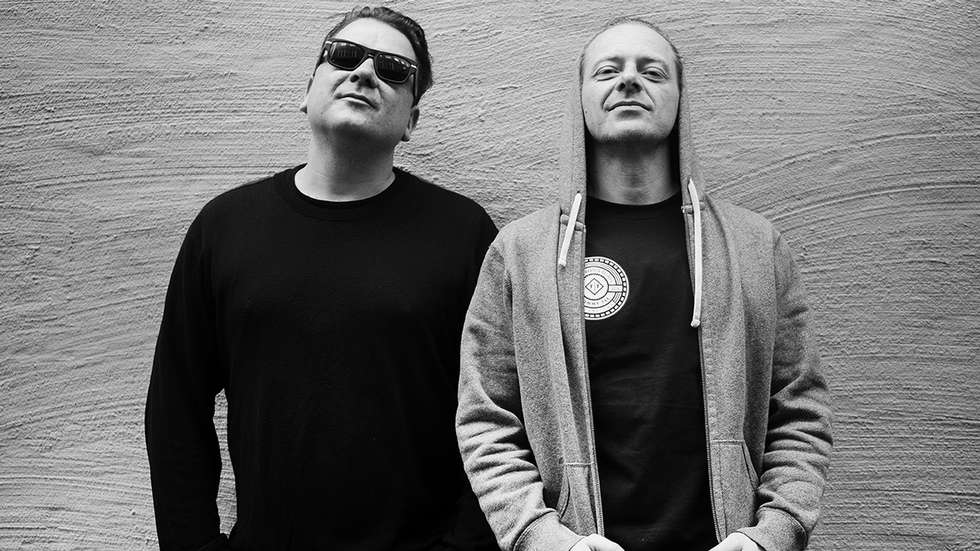
#> input picture DCT/Joddski.jpg, 980 x 551 px
$ python totalalle.py
#> lines starting #> are read from the running program, lines starting #| are printed output that depends on the picture; long printed decimals are rounded
import cv2
import matplotlib.pyplot as plt
import numpy as np
from PIL import Image
import math


# Leser bildet i sort/hivt
img = cv2.imread('Joddski.jpg', 0)
#> img is the input picture: shape (551, 980); min 0, max 255, mean 112.1

# Omgjør bildet til float32
imf = np.float32(img)

# Finenr discrete cosine transform av bildet
dct = cv2.dct(imf, cv2.DCT_ROWS)


# Omgjør til et array
img_arr = np.array(dct)

# # Klipper dct bildet
# height = int(img_arr.shape[0])
# width = int(img_arr.shape[1])
nr = int(input("Prosent: "))
#> the answer given: 3
nr = nr/100
# [6 lines of commented-out code are left out]
height = int(img_arr.shape[0])
#> height = 551
width = int(img_arr.shape[1])
#> width = 980
newHeight = (height*nr)
#> newHeight = 16.53
newWidth = (width*nr)
#> newWidth = 29.4
# [5 lines of commented-out code are left out]
print(newWidth)
#| 29.4
print(newHeight)
#| 16.53
pixelerIgjen = 0
for k in range(img_arr.shape[0]):
    for j in range(img_arr.shape[1]):
        p = img_arr[k, j]
        if not p == 1:
            pixelerIgjen += 1
#> after the loop, pixelerIgjen = 539980
print(f"{pixelerIgjen=}")
#| pixelerIgjen=539980

delingsfaktor = 1
img_arr[int(newHeight/delingsfaktor):, :] = 1 #int(removeHeight/delingsfaktor)
# img_arr[-int(removeHeight/delingsfaktor):, :] = 1
# Vertikal, full width
# img_arr[:, :int(removeWidth/delingsfaktor)] = 1 #int(removeWidth/delingsfaktor)
img_arr[:, int(newWidth/delingsfaktor):] = 1
#> img_arr: shape (551, 980) float32; min -11145.7, max 82397.3, mean 1.2

pixelerIgjen = 0
for k in range(img_arr.shape[0]):
    for j in range(img_arr.shape[1]):
        p = img_arr[k, j]
        if not p == 1:
            pixelerIgjen += 1
#> after the loop, pixelerIgjen = 464
print(f"{pixelerIgjen=}")
#| pixelerIgjen=464
print(newWidth)
#| 29.4
print(newHeight)
#| 16.53
# Lagrer det klippte dct bildet
img2 = Image.fromarray(img_arr).convert('L')
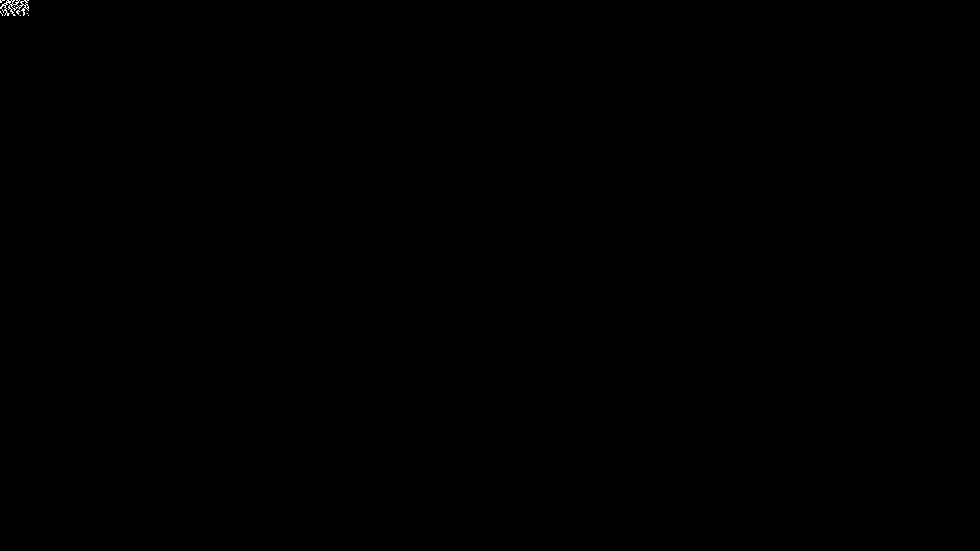
#> img2: PIL image 980x551 L; min 0, max 255, mean 1.1
img2.save("klippetDCT.jpg")


# Finner den inverse discrete cosine transform av dct bildet
img1 = cv2.idct(img_arr)
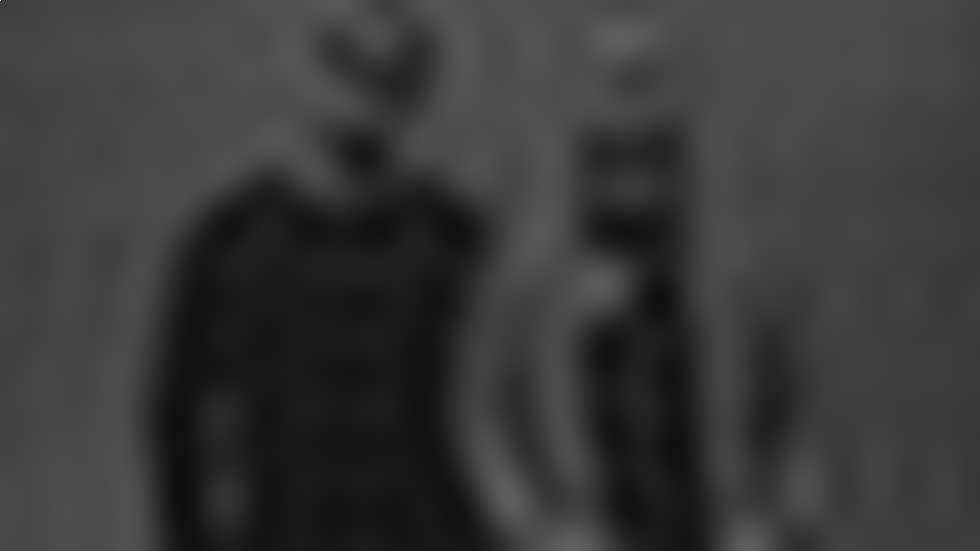
#> img1: shape (551, 980) float32; min -65.76, max 728.9, mean 112.1; drawn with min black and max white

# Omgjør bilet til uint8
img1 = np.uint8(img1)
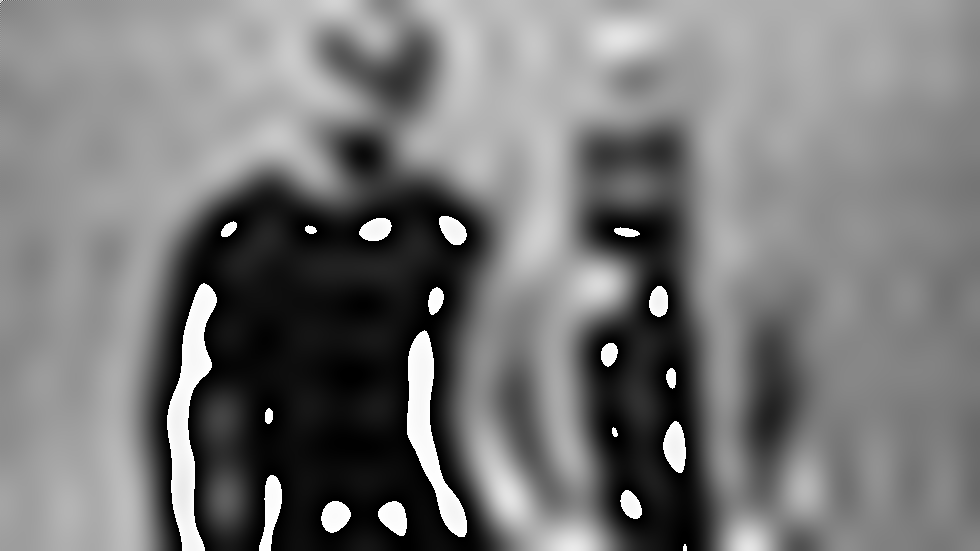
#> img1: shape (551, 980); min 0, max 255, mean 119.6

plt.subplot(141)
plt.imshow(img, cmap='gray', interpolation="none", vmin=0, vmax=255)
plt.title('Input image'), plt.xticks([]), plt.yticks([])

plt.subplot(142)
plt.imshow(dct, cmap='gray', interpolation="none", vmin=0, vmax=255)
plt.title('Magnitude\nspectrum'), plt.xticks([]), plt.yticks([])
# print(f"Verdi for [2, 2] er {magnitude_spectrum[2, 2]}")

plt.subplot(143)
plt.imshow(img_arr, cmap='gray', interpolation="none", vmin=0, vmax=1)
plt.title('Mask'), plt.xticks([]), plt.yticks([])

plt.subplot(144)
plt.imshow(img1, cmap='gray', interpolation="none", vmin=0, vmax=255)
plt.title('Masked\nmagnitude\nspectrum'), plt.xticks([]), plt.yticks([])

plt.hist(dct.ravel(), bins=range(256), fc='k', ec='k')
plt.savefig("DCTtest.jpg", format='jpeg', dpi=1200)
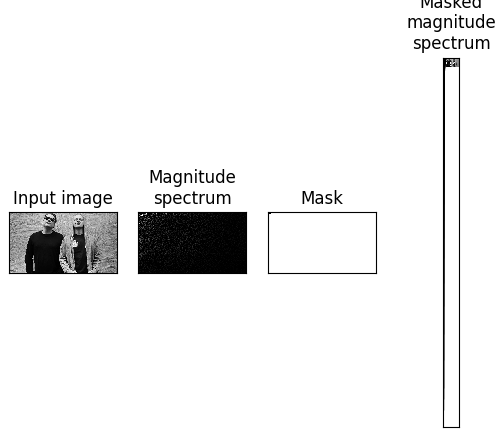
#> figure drawn by matplotlib, 4 panels
# Setter sammen bildet
all = np.concatenate ((img, img_arr, img1), axis = 1)
cv2.imwrite("DCT.jpg", dct)
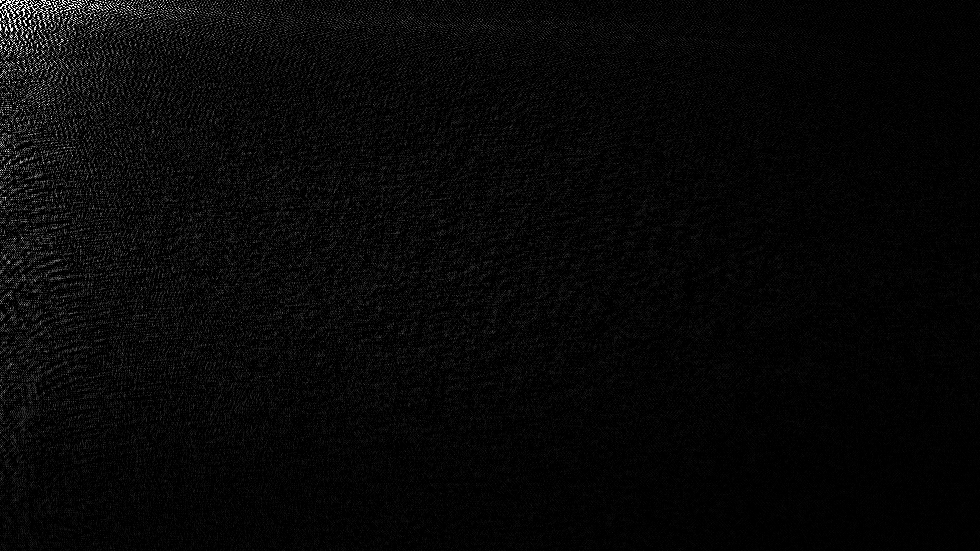
#> saved as DCT.jpg: shape (551, 980); min 0, max 255, mean 7.5
cv2.imwrite("IDCT back image.jpg", all)
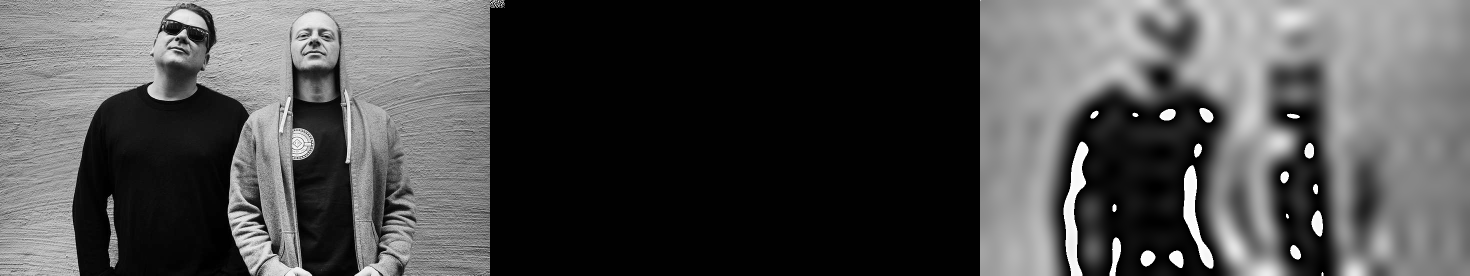
#> saved as IDCT back image.jpg: shape (551, 2940) (shown at 1/2 size); min 0, max 255, mean 77.6

$ run again, with DCT/farao.jpg copied over DCT/Joddski.jpg
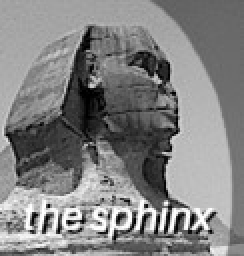
#> input picture DCT/farao.jpg, 122 x 128 px (shown 2 times larger)
#> img is the input picture: shape (128, 122); min 0, max 255, mean 130.4
#> `dct = cv2.dct(imf, cv2.DCT_ROWS)`:
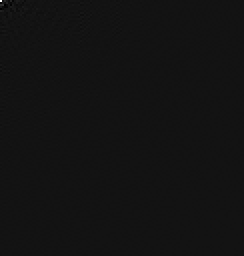
#> dct: shape (128, 122) float32 (shown 2 times larger); min -1316.6, max 16292, mean 1.3; drawn with min black and max white
#| 3.660
#| 3.84
#> after the loop `for k in range(img_arr.shape[0]):`: pixelerIgjen = 15616
#| pixelerIgjen=15616
#> after the loop `for k in range(img_arr.shape[0]):`: pixelerIgjen = 9
#| pixelerIgjen=9
#| 3.660
#| 3.84
#> `cv2.imwrite("IDCT back image.jpg", all)`:
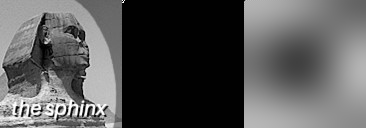
#> saved as IDCT back image.jpg: shape (128, 366); min 0, max 255, mean 87.1
